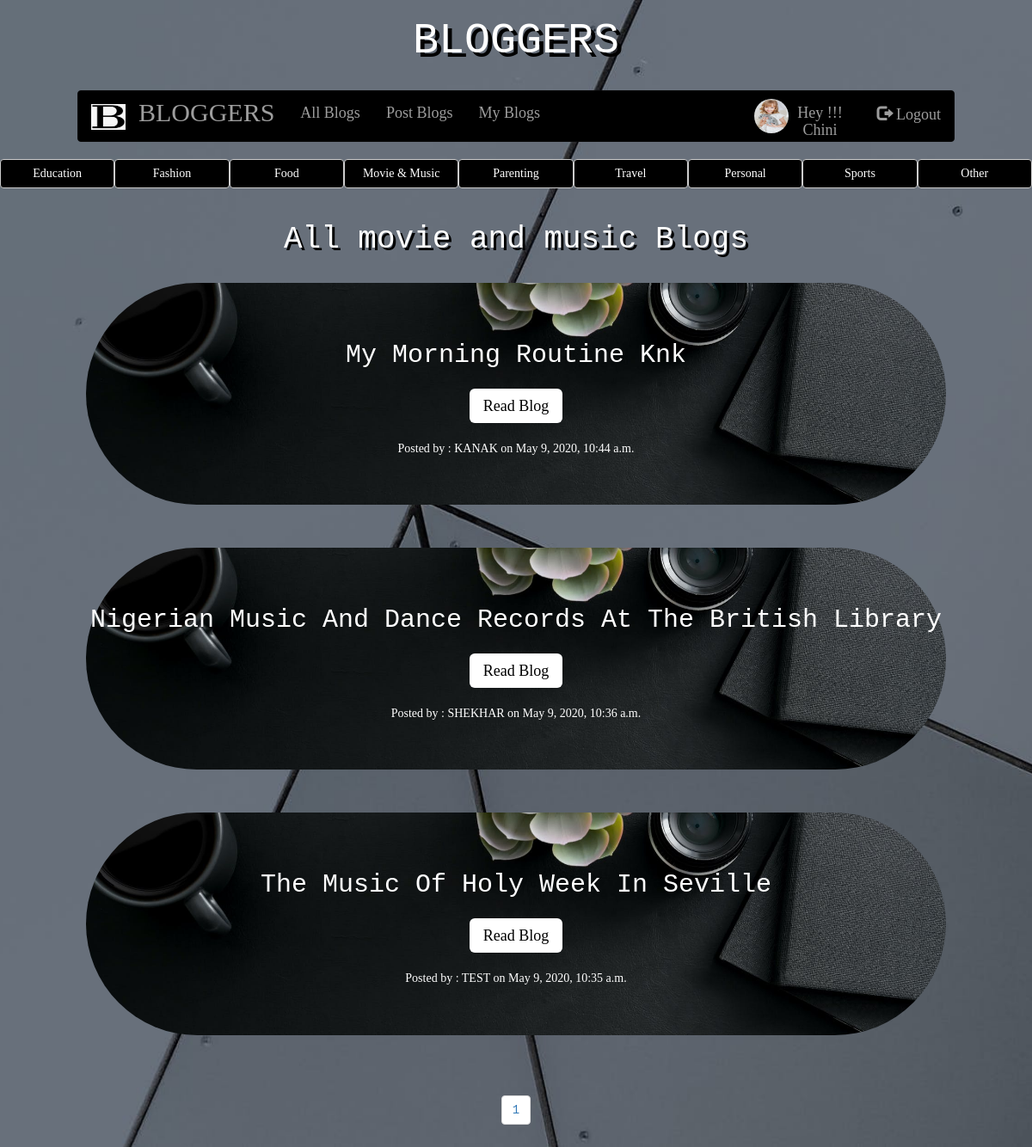
The page /movie_music_cat/ (signed in) on the database its author committed.
### app1/models.py (models this page shows, shortened)
class Profile(models.Model):
    user = models.OneToOneField(User, on_delete = models.CASCADE)
    dob = models.DateField(null = True, blank = True)
    photo = models.ImageField(null = True,blank = True, default="avatar2.jpg")

class post(models.Model):
    STATUS_CHOICES = (('draft','Draft'),('published','Published'))
    CATEGORY_CHOICES = (('travel blogs','Travel Blogs'),('fashion blogs','Fashion Blogs'),('food blogs','Food Blogs'),('educational blogs','Educational Blogs'),('parenting blogs','Parenting Blogs'),('movie and music blogs','Movie And Music Blogs'),('sports blogs','Sports Blogs'),('personal blogs','Personal Blogs'),('other','Other'))
    title = models.CharField(max_length = 260)
    slug = models.SlugField(max_length = 264,unique_for_date='publish')
    author = models.ForeignKey(User,related_name='blog_posts',on_delete=models.CASCADE)
    body = models.TextField()
    publish = models.DateTimeField(default = timezone.now)
    created = models.DateTimeField(auto_now_add = True)
    updated = models.DateTimeField(auto_now_add = True)
    image = models.FileField(upload_to = "images/",default="blogger.jpg")
    status = models.CharField(max_length = 20,choices = STATUS_CHOICES,default = 'draft')
    category = models.CharField(max_length = 50,choices = CATEGORY_CHOICES,default = 'other')
    class Meta:
        ordering = ('-publish',)

### app1/views.py (the view)
# urls.py: path('movie_music_cat/',views.movie_category_view),
def movie_category_view(request):
    movie_music = post.objects.filter(category__iexact="movie and music blogs",status = 'published')
    paginator = Paginator(movie_music,per_page = 5) # for pagination
    page_number = request.GET.get('page',1) # for pagination
    page_obj = paginator.get_page(page_number) # for pagination
    return render(request,'app1/movie_music_category.html',
    {'movie_music':page_obj.object_list,
    'paginator':paginator, # for pagination
    'page_number':int(page_number) # for pagination
    })

### template/app1/movie_music_category.html (shortened to what this page needs)
{% extends 'app1/navbar.html' %}
{% block body_block %}
{% load static %}
  <body>
    <center>
      <div class="btn-group btn-group-justified" role="group" >
        <div class="btn-group" role="group">
          <a href="/educational_cat"><button type="button" class="btn btn-default" id="btngrp" >Education</button></a>
        </div>
        <div class="btn-group" role="group">
          <a href="/fashion_cat"><button type="button" class="btn btn-default" id="btngrp">Fashion</button></a>
        </div>
        <div class="btn-group" role="group">
          <a href="/food_cat"><button type="button" class="btn btn-default" id="btngrp">Food</button></a>
        </div>
        <div class="btn-group" role="group">
          <a href="/movie_music_cat"><button type="button" class="btn btn-default" id="btngrp">Movie & Music</button></a>
        </div>
        <div class="btn-group" role="group">
          <a href="/parenting_cat"><button type="button" class="btn btn-default" id="btngrp">Parenting</button></a>
        </div>
        <div class="btn-group" role="group">
          <a href="/travel_cat"><button type="button" class="btn btn-default" id="btngrp">Travel</button></a>
        </div>
        <div class="btn-group" role="group">
          <a href="/personal_cat"><button type="button" class="btn btn-default" id="btngrp">Personal</button></a>
        </div>
        <div class="btn-group" role="group">
          <a href="/sports_cat"><button type="button" class="btn btn-default" id="btngrp">Sports</button></a>
        </div>
        <div class="btn-group" role="group">
          <a href="/other_cat"><button type="button" class="btn btn-default" id="btngrp">Other</button></a>
        </div>
      </div><br>
      <h1 style="text-shadow:3px 3px black;">All movie and music Blogs</h1><br>
      {% if movie_music %}
      {% for i in movie_music %}
      <div style="color:white;">
        <div class="jumbotron" style="width:1000px; border-radius:200px;" id="blogjumbo">
          <h2 class="display-4">{{i.title|title}}</h2>
          <br>
                <a class="btn-lg" href="/{{i.id}}" style="background:white; color:black; font-family:serif;">Read Blog</a>
                <br><br>
                <h5 style="font-family:serif;">Posted by : {{i.author|upper}}  on {{i.publish}}</h5>
        </div>
      </div><br>
      {% endfor %}
        {% else %}
          <div id="maindiv">
            <h1>No data found</h1>
          </div><br>
        {% endif %}
    <ul class="pagination">
      {% for i in paginator.page_range %}
        <li class="page-item" {% if i == page_number %} active {% endif %}>
          <a class="page-link" href="?page={{i}}">{{i}}</a>
        </li>
      {% endfor %}
    </ul>
  </body>
{% endblock %}

### template/app1/navbar.html (shortened to what this page needs)
<!DOCTYPE html>
{% load static %}
<html lang="en">
<head>
  <link rel="stylesheet" href="https://maxcdn.bootstrapcdn.com/bootstrap/3.4.1/css/bootstrap.min.css">
</head>
<body>
  <center>
<h1 style="text-shadow:5px 5px black; font-size:50px;">BLOGGERS</h1>
<br>
<nav class="navbar navbar-inverse" id="navi">
  <a class="navbar-brand">
   <img src="{% static 'images/b.png' %}" alt="Logo" style="width:40px;height:30px;">
 </a>
  <div class="container-fluid">
    <div class="navbar-header">
      <a class="navbar-brand" href="/" style="font-size:30px;">BLOGGERS</a>
    </div>
    <ul class="nav navbar-nav">
      <li><a href="/allblogs">All Blogs</a></li>
      <li><a href="/postblogs">Post Blogs</a></li>
      <li><a href="/myblogs">My Blogs</a></li>
    </ul>
    <ul class="nav navbar-nav navbar-right">
      {% if request.user.is_authenticated %}
      <li>
        {% if request.user.profile.photo %}
        <img src="{{request.user.profile.photo.url}}" class="img-rounded">
        {% else %}
        <img src="/media/avatar2.jpg" class="img-rounded">
        {% endif %}
        <a href="/edit_profile">Hey !!! {{user.get_username|title}}</a>
      </li>
      <li><a href="/accounts/logout"><span class="glyphicon glyphicon-log-out"></span> Logout</a></li>
      {% endif %}
    </ul>
  </div>
</nav>
</body>
{% block body_block %}
{% endblock %}
</html>

### rows shown on the page
post: title "My Morning Routine Knk", author "KANAK", publish "May 9, 2020, 10:44 a.m."
post: title "Nigerian Music And Dance Records At The British Library", author "SHEKHAR", publish "May 9, 2020, 10:36 a.m."
post: title "The Music Of Holy Week In Seville", author "TEST", publish "May 9, 2020, 10:35 a.m."

### other values the page prints
{{ user.get_username|title }} "Chini"
{{ i }} "1"
